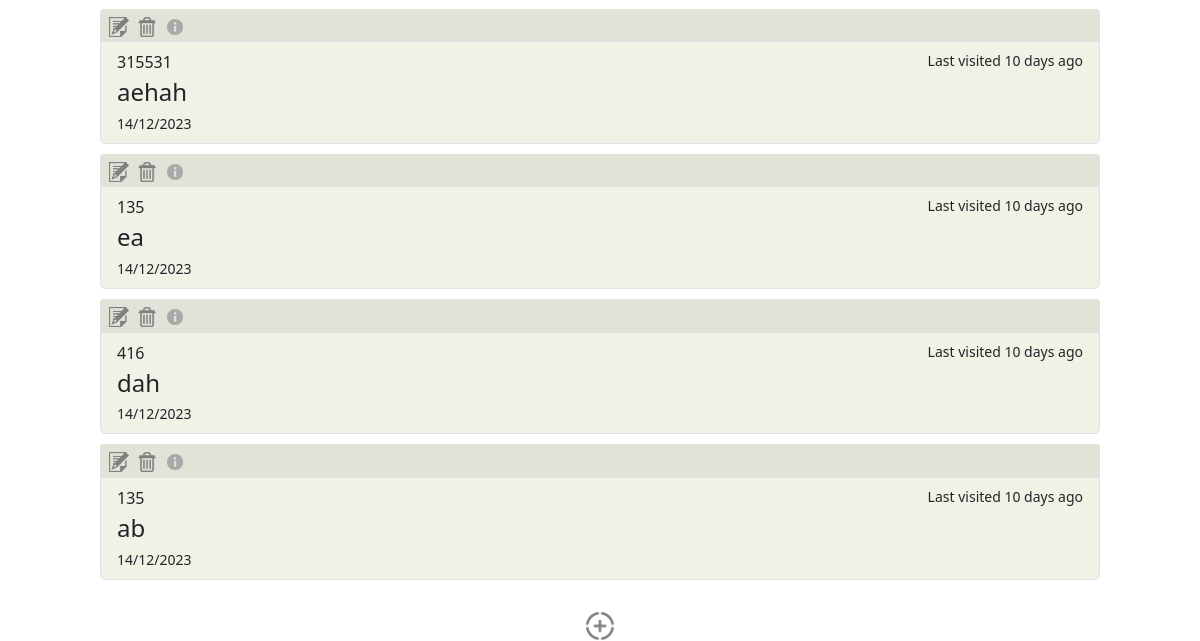
The app's page /flashcards (signed in, lower part), older data.
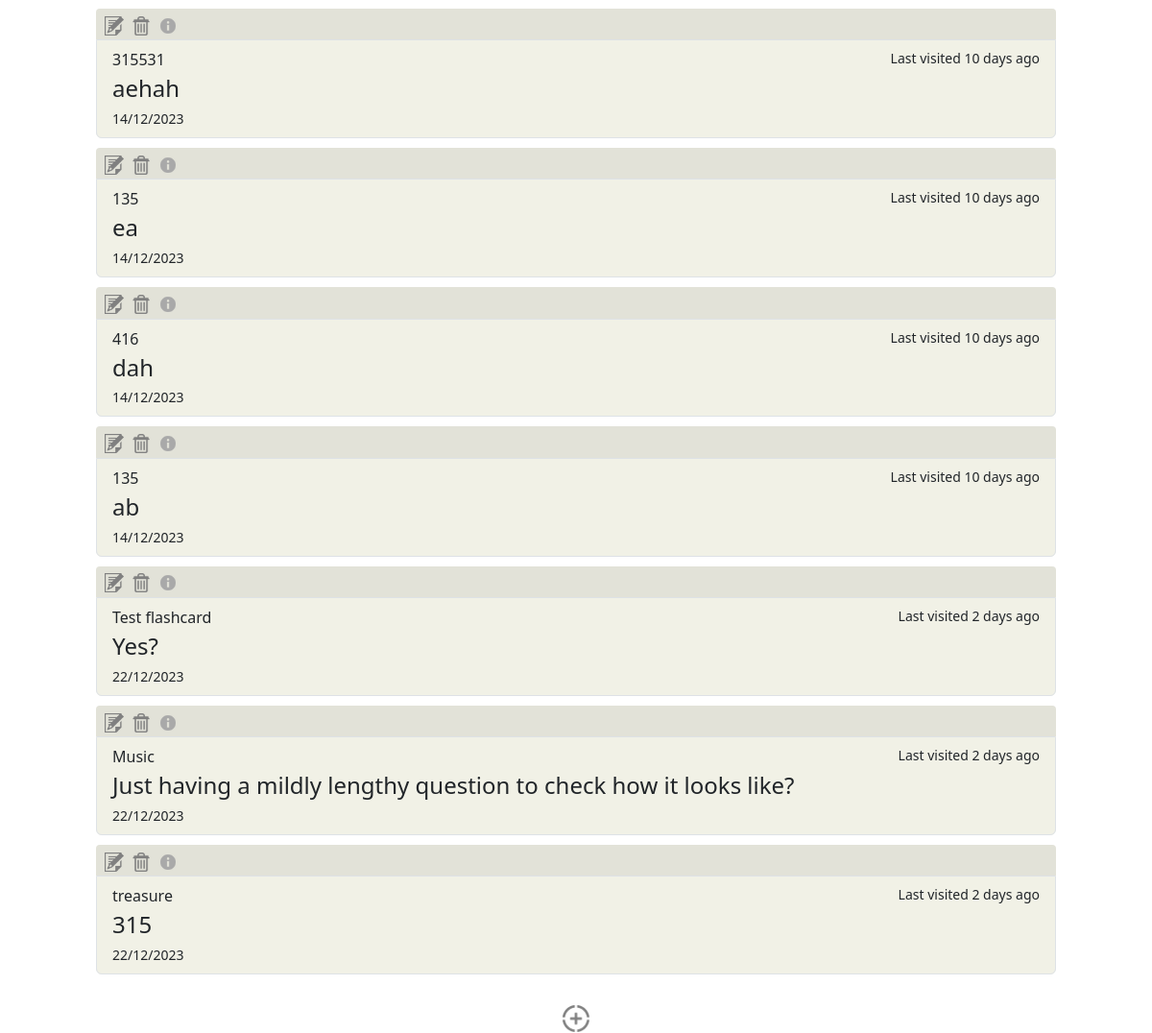
The same page, newer data.
### tables this page shows
CREATE TABLE flashcards (
    flashcard_id INTEGER PRIMARY KEY,
    user_id INTEGER,
    topic TEXT,
    question TEXT,
    answer TEXT,
    timestamp DATETIME DEFAULT CURRENT_TIMESTAMP,
    FOREIGN KEY (user_id) REFERENCES users(user_id)
);

### app/app.py (the view)
@app.route("/flashcards")
@login_required
def flashcards():
    user_id = session.get("user_id")
    user_flashcards = get_flashcards(user_id)
    for flashcard in user_flashcards:
        flashcard["time_ago"] = get_date_difference(flashcard["timestamp"])
    return render_template("flashcards.html", flashcards=user_flashcards)

### app/app.py (called while the page is built)
@app.after_request
def after_request(response):
    response.headers["Cache-Control"] = "no-cache, no-store, must-revalidate"
    response.headers["Expires"] = 0
    response.headers["Pragma"] = "no-cache"
    return response

### app/helpers.py (called while the page is built)
def login_required(f):
    @wraps(f)
    def decorated_function(*args, **kwargs):
        if session.get("user_id") is None:
            return redirect("/login")
        return f(*args, **kwargs)
    return decorated_function

def get_db():
    db = getattr(g, "_database", None)
    if db is None:
        db = g._database = sqlite3.connect("../db/learning.db")
    return db

def get_date_difference(date):
    date_object = datetime.strptime(date, "%d/%m/%Y")
    current_date = datetime.now()
    date_difference = current_date - date_object
    days_difference = date_difference.days
    return days_difference

### app/templates/flashcards.html (shortened to what this page needs)
{% extends "layout.html" %}
{% block main %}
    <link rel="stylesheet" href="../static/css/flashcards.css">
    <div id="flashcards" class="buttons-container">
        {% if flashcards %}
            {% for flashcard in flashcards %}
                <ul class="list-group buttons">
                    <div class="flashcard-buttons">
                        <button class="edit-button" type="button">
                            <img class="edit-icon" src="../static/images/edit-icon.png">
                        </button>
                        <button class="delete-button" type="button">
                            <img class="delete-icon" src="../static/images/delete-icon.png">
                        </button>
                        <button class="info-box-button" type="button">
                            <img class="info-box-icon" src="../static/images/info-icon.jpg">
                        </button>
                    </div>
                    <a href="#" class="list-group-item list-group-item-action flex-column align-items-start buttons">
                        <div class="d-flex w-100 justify-content-between">
                            <p class="mb-1 flashcard-topic">{{ flashcard["topic"] }}</p>
                            <small class="time-ago">Last visited {{ flashcard["time_ago"] }} days ago</small>
                        </div>
                        <h4 class="mb-1 flashcard-question">{{ flashcard["question"] }}</h4>
                        <small class="flashcard-timestamp">{{ flashcard["timestamp"] }}</small>
                    </a>
                </ul>
            {% endfor %}
        {% else %}
            <div id="no-flashcards-div">
                <h1 id="no-flashcards-message">You currently don't have any flashcards! Click the button below to create one.</h1>
            </div>
        {% endif %}
    </div>
    <div id="add-button-div" class="container-fluid">
        <button id="create-flashcard-button">
            <img id="add-icon" src="../static/images/add-icon.png" alt="Image">
        </button>
    </div>
{% endblock %}

Row changes from the older to the newer data that the page shows:
added flashcards: topic "Test flashcard", time_ago "2", question "Yes?", timestamp "22/12/2023"
added flashcards: topic "Music", time_ago "2", question "Just having a mildly lengthy question to check how it looks like?", timestamp "22/12/2023"
added flashcards: topic "treasure", time_ago "2", question "315", timestamp "22/12/2023"
